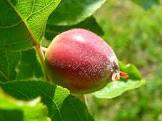
#> input picture data/dataset/manzana/verde/318.jpg, 162 x 121 px
$ python -i preprocessor.py   (imports and definitions only)
#> lines starting #> are read from the running program, lines starting #| are printed output that depends on the picture; after the words box and inside, x2 and y2 are one past the last pixel; in counts of white or black regions, pixels touching at a corner belong together
#> further down, picture is the input picture: shape (121, 162, 3); mean B, G, R 44, 132.1, 112.3
"""
core/preprocessor.py  –  Detección de ROI por color y preprocesamiento de frames.

Estrategia: segmentación HSV multi-rango para aislar el objeto de fruta dominante
en el frame. Retorna la bounding box del contorno más grande que supere el umbral
mínimo de área, junto con el recorte de imagen (ROI) para inferencia.
"""
import cv2
import numpy as np

IMG_SIZE = (128, 128)

# Rangos HSV que cubren los colores predominantes de las 6 clases objetivo.
# Cada entrada es (lower_hsv, upper_hsv).
_HSV_RANGES = [
    # Verde (banano-verde, manzana-verde)
    (np.array([30,  40,  40]), np.array([90, 255, 255])),
    # Amarillo / naranja (banano-maduro)
    (np.array([15,  50,  80]), np.array([30, 255, 255])),
    # Rojo bajo (manzana-madura roja)
    (np.array([ 0,  60,  40]), np.array([10, 255, 255])),
    # Rojo alto (manzana-madura roja, wrap-around HSV)
    (np.array([165, 60,  40]), np.array([180, 255, 255])),
    # Marrón oscuro (frutas podridas)
    (np.array([8,   30,  20]), np.array([22, 160, 120])),
]

# Umbral mínimo de área del contorno (píxeles²) para considerar detección válida.
MIN_AREA = 5_000
# Relleno alrededor del bounding box detectado (píxeles).
_PAD = 24


def detect_fruit_roi(frame: np.ndarray) -> tuple[np.ndarray | None, tuple | None]:
    """
    Detecta la región de interés con la fruta más grande del frame.

    Retorna:
        roi   – recorte BGR de la región detectada, o None si no hay detección.
        bbox  – tupla (x, y, w, h) del bounding box, o None.
    """
    hsv = cv2.cvtColor(frame, cv2.COLOR_BGR2HSV)
#> hsv: shape (121, 162, 3); mean H, S, V 46.3, 193.3, 144.2

    mask = np.zeros(hsv.shape[:2], dtype=np.uint8)
    for lo, hi in _HSV_RANGES:
        mask |= cv2.inRange(hsv, lo, hi)
#> this loop made 5 passes
#> pass 1, in detect_fruit_roi, `mask |= cv2.inRange(hsv, lo, hi)`:
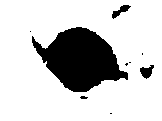
#> mask: shape (121, 162); 80% white; 9 black regions (6 under 20 px), largest, box (x1, y1, x2, y2) and area: (32, 27, 128, 92) 3663, (140, 65, 154, 79) 116, (112, 5, 131, 19) 106
#> pass 2, in detect_fruit_roi, `mask |= cv2.inRange(hsv, lo, hi)`:
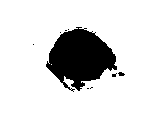
#> mask: shape (121, 162); 85.5% white; 9 black regions (7 under 20 px), largest, box (x1, y1, x2, y2) and area: (46, 27, 117, 92) 2806, (118, 72, 125, 76) 20
#> pass 3, in detect_fruit_roi, `mask |= cv2.inRange(hsv, lo, hi)`:
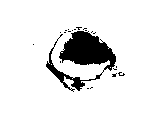
#> mask: shape (121, 162); 90.7% white; 21 black regions (20 under 20 px), largest, box (x1, y1, x2, y2) and area: (46, 31, 116, 92) 1749
#> after the loop:
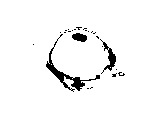
#> mask: shape (121, 162); 96.3% white; 24 black regions (21 under 20 px), largest, box (x1, y1, x2, y2) and area: (46, 34, 100, 92) 402, (100, 39, 116, 74) 161, (72, 33, 87, 42) 98

    # Cerrar huecos y eliminar ruido
    kernel = cv2.getStructuringElement(cv2.MORPH_ELLIPSE, (11, 11))
    mask = cv2.morphologyEx(mask, cv2.MORPH_CLOSE, kernel, iterations=2)
#> mask: shape (121, 162); every value is 255
    mask = cv2.morphologyEx(mask, cv2.MORPH_OPEN,  kernel, iterations=1)

    contours, _ = cv2.findContours(mask, cv2.RETR_EXTERNAL, cv2.CHAIN_APPROX_SIMPLE)
#> contours = [[[0, 0], [0, 120], [161, 120], [161, 0]]]
    if not contours:
        return None, None

    largest = max(contours, key=cv2.contourArea)
#> largest = [[0, 0], [0, 120], [161, 120], [161, 0]]
    if cv2.contourArea(largest) < MIN_AREA:
        return None, None

    x, y, w, h = cv2.boundingRect(largest)
#> x = 0; y = 0; w = 162; h = 121
    H, W = frame.shape[:2]
#> H = 121; W = 162
    x1 = max(0, x - _PAD)
#> x1 = 0
    y1 = max(0, y - _PAD)
#> y1 = 0
    x2 = min(W, x + w + _PAD)
#> x2 = 162
    y2 = min(H, y + h + _PAD)
#> y2 = 121

    roi = frame[y1:y2, x1:x2]
    if roi.size == 0:
        return None, None

    return roi, (x1, y1, x2 - x1, y2 - y1)

>>> import cv2
>>> picture = cv2.imread('../data/dataset/manzana/verde/318.jpg')
>>> result = detect_fruit_roi(picture)
